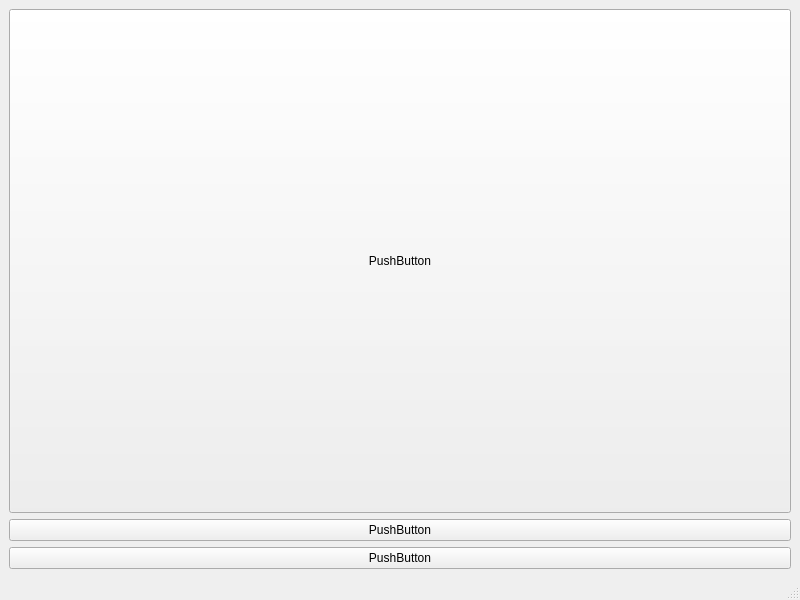
<?xml version="1.0" encoding="UTF-8"?>
<ui version="4.0">
 <class>MainWindow</class>
 <widget class="QMainWindow" name="MainWindow">
  <property name="geometry">
   <rect>
    <x>0</x>
    <y>0</y>
    <width>800</width>
    <height>600</height>
   </rect>
  </property>
  <property name="windowTitle">
   <string>MainWindow</string>
  </property>
  <widget class="QWidget" name="centralwidget">
   <layout class="QVBoxLayout" name="verticalLayout_2">
    <item>
     <widget class="QPushButton" name="pushButton">
      <property name="sizePolicy">
       <sizepolicy hsizetype="Minimum" vsizetype="Minimum">
        <horstretch>0</horstretch>
        <verstretch>0</verstretch>
       </sizepolicy>
      </property>
      <property name="text">
       <string>PushButton</string>
      </property>
     </widget>
    </item>
    <item>
     <widget class="QPushButton" name="pushButton_2">
      <property name="text">
       <string>PushButton</string>
      </property>
     </widget>
    </item>
    <item>
     <widget class="QPushButton" name="pushButton_3">
      <property name="text">
       <string>PushButton</string>
      </property>
     </widget>
    </item>
   </layout>
  </widget>
  <widget class="QMenuBar" name="menubar">
   <property name="geometry">
    <rect>
     <x>0</x>
     <y>0</y>
     <width>800</width>
     <height>26</height>
    </rect>
   </property>
  </widget>
  <widget class="QStatusBar" name="statusbar"/>
 </widget>
 <resources/>
 <connections/>
</ui>
